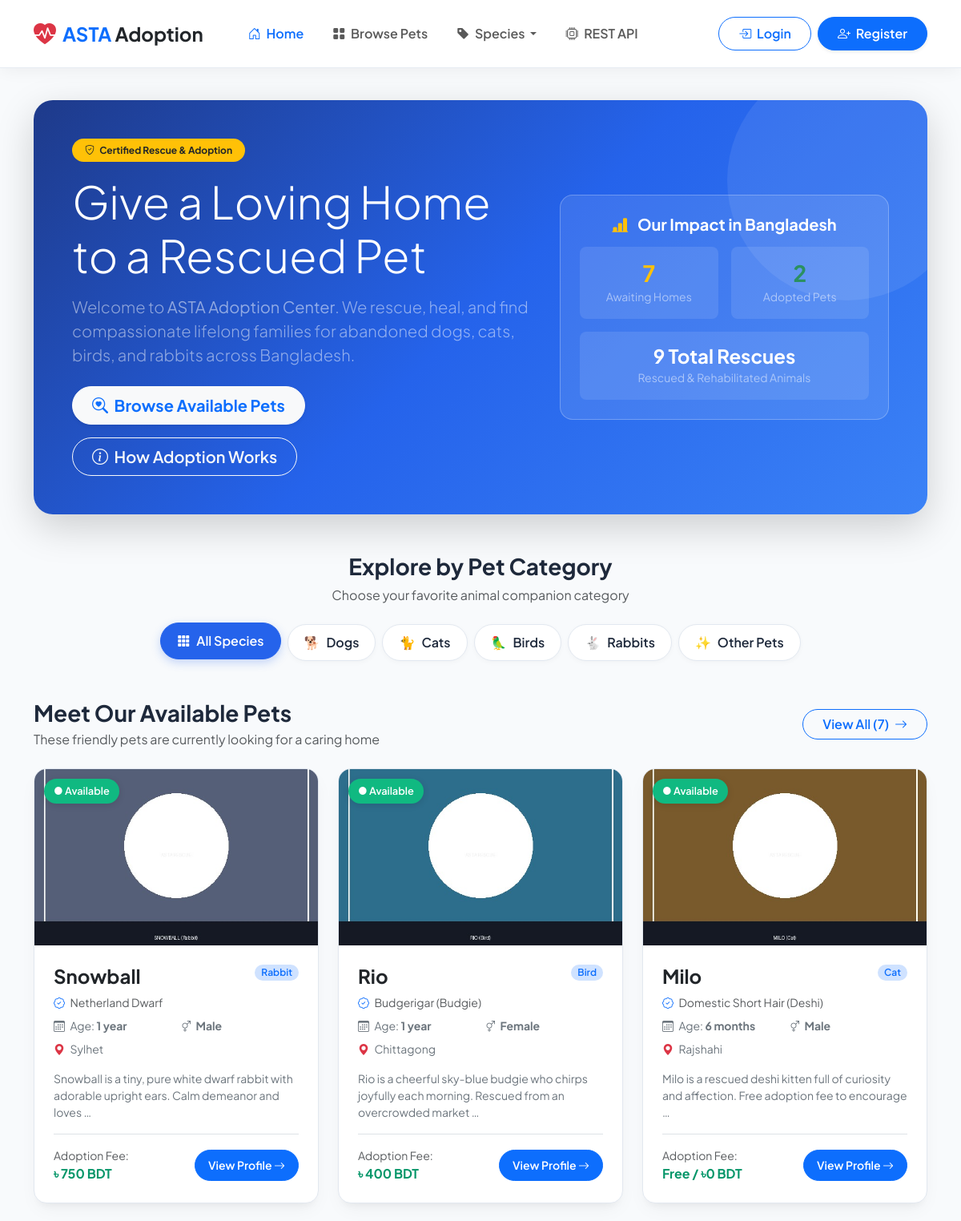
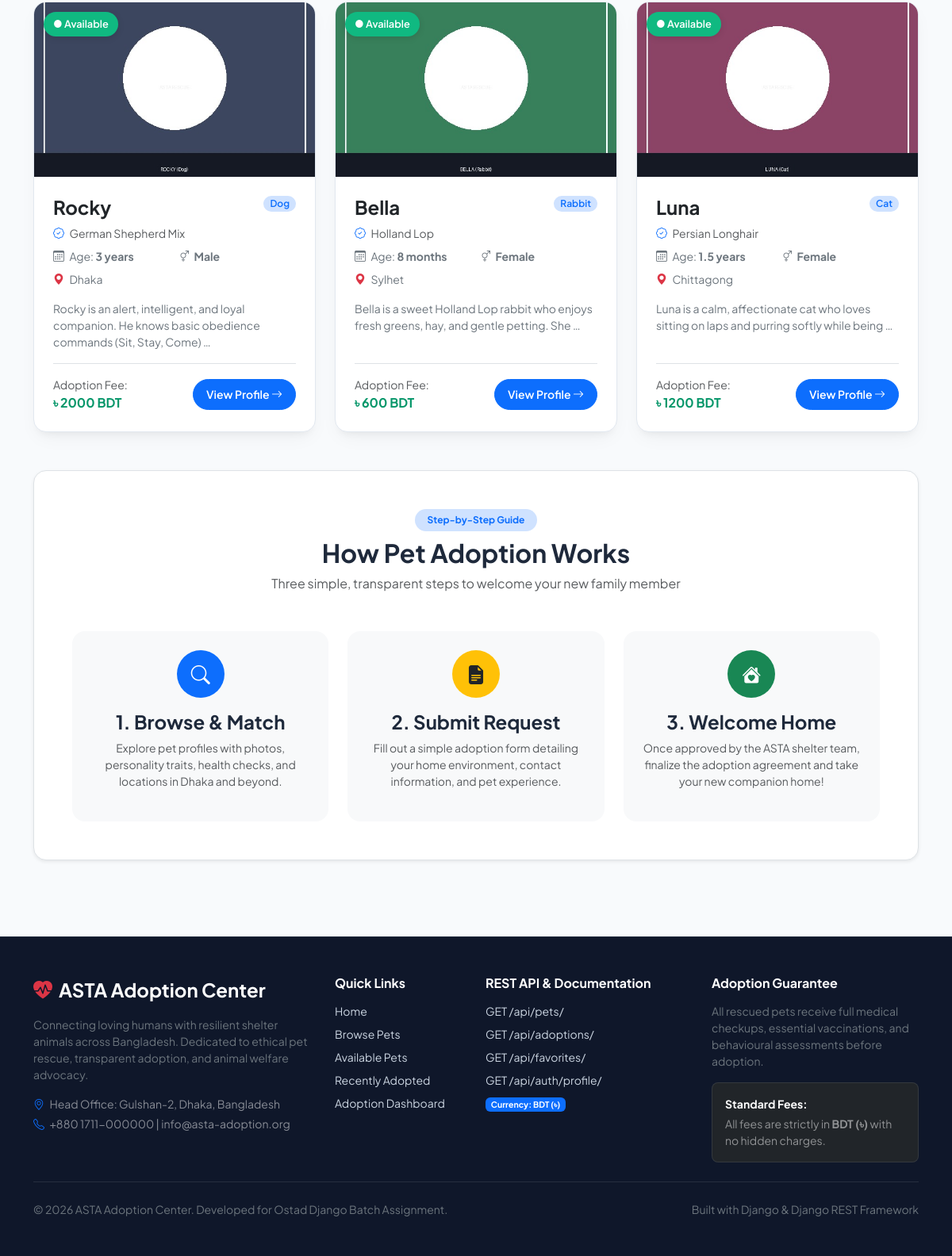
The page / on the database its author committed (2 pictures, top to bottom).
### pets/models.py (models this page shows, shortened)
class Pet(models.Model):
    ANIMAL_TYPE_CHOICES = [
        ('Dog', 'Dog'),
        ('Cat', 'Cat'),
        ('Bird', 'Bird'),
        ('Rabbit', 'Rabbit'),
        ('Other', 'Other'),
    ]
    GENDER_CHOICES = [
        ('Male', 'Male'),
        ('Female', 'Female'),
    ]
    STATUS_CHOICES = [
        ('Available', 'Available'),
        ('Adopted', 'Adopted'),
    ]
    name = models.CharField(max_length=100)
    animal_type = models.CharField(max_length=50, choices=ANIMAL_TYPE_CHOICES, default='Dog')
    breed = models.CharField(max_length=100)
    age = models.CharField(max_length=50, help_text="e.g. 2 years, 6 months")
    gender = models.CharField(max_length=10, choices=GENDER_CHOICES, default='Male')
    location = models.CharField(max_length=100, default='Dhaka')
    description = models.TextField()
    image = models.ImageField(upload_to='pets/', blank=True, null=True)
    status = models.CharField(max_length=20, choices=STATUS_CHOICES, default='Available')
    adoption_fee = models.DecimalField(
        max_digits=10,
        decimal_places=2,
        default=0.00,
        help_text="Adoption / Medical care fee in BDT"
    )
    created_at = models.DateTimeField(auto_now_add=True)
    updated_at = models.DateTimeField(auto_now=True)
    class Meta:
        ordering = ['-created_at']

### pets/views.py (the view)
# urls.py: path('', views.home_view, name='home'),
def home_view(request):
    featured_pets = Pet.objects.filter(status='Available')[:6]
    total_available = Pet.objects.filter(status='Available').count()
    total_adopted = Pet.objects.filter(status='Adopted').count()
    total_rescues = Pet.objects.count()
    context = {
        'featured_pets': featured_pets,
        'total_available': total_available,
        'total_adopted': total_adopted,
        'total_rescues': total_rescues,
    }
    return render(request, 'pets/home.html', context)

### templates/pets/home.html (shortened to what this page needs)
{% extends 'base.html' %}
{% block content %}
<div class="container py-4">
  <div class="p-5 mb-5 hero-banner shadow-lg">
    <div class="row align-items-center">
      <div class="col-lg-7">
        <span class="badge bg-warning text-dark px-3 py-2 rounded-pill fw-bold mb-3">
          <i class="bi bi-shield-check me-1"></i> Certified Rescue & Adoption
        </span>
        <h1 class="display-4 fw-extrabold mb-3 text-white">
          Give a Loving Home to a Rescued Pet
        </h1>
        <p class="lead mb-4 text-white-50">
          Welcome to <strong>{{ SITE_NAME }}</strong>. We rescue, heal, and find compassionate lifelong families for abandoned dogs, cats, birds, and rabbits across Bangladesh.
        </p>
        <div class="d-flex flex-wrap gap-3">
          <a href="{% url 'pet_list' %}" class="btn btn-light text-primary btn-lg rounded-pill fw-bold px-4 shadow-sm">
            <i class="bi bi-search-heart me-1"></i> Browse Available Pets
          </a>
          <a href="#how-it-works" class="btn btn-outline-light btn-lg rounded-pill fw-semibold px-4">
            <i class="bi bi-info-circle me-1"></i> How Adoption Works
          </a>
        </div>
      </div>
      <div class="col-lg-5 text-center mt-4 mt-lg-0">
        <div class="p-4 bg-white bg-opacity-10 rounded-4 border border-white border-opacity-25 backdrop-blur">
          <h5 class="text-white fw-bold mb-3">
            <i class="bi bi-bar-chart-line-fill text-warning me-2"></i> Our Impact in Bangladesh
          </h5>
          <div class="row g-3">
            <div class="col-6">
              <div class="p-3 bg-white bg-opacity-10 rounded-3">
                <h3 class="fw-bold text-warning mb-0">{{ total_available }}</h3>
                <small class="text-white-50">Awaiting Homes</small>
              </div>
            </div>
            <div class="col-6">
              <div class="p-3 bg-white bg-opacity-10 rounded-3">
                <h3 class="fw-bold text-success mb-0">{{ total_adopted }}</h3>
                <small class="text-white-50">Adopted Pets</small>
              </div>
            </div>
            <div class="col-12">
              <div class="p-3 bg-white bg-opacity-10 rounded-3">
                <h4 class="fw-bold text-white mb-0">{{ total_rescues }} Total Rescues</h4>
                <small class="text-white-50">Rescued & Rehabilitated Animals</small>
              </div>
            </div>
          </div>
        </div>
      </div>
    </div>
  </div>
  <div class="mb-5 text-center">
    <h3 class="fw-bold mb-2">Explore by Pet Category</h3>
    <p class="text-muted mb-4">Choose your favorite animal companion category</p>
    <div class="d-flex flex-wrap justify-content-center gap-2">
      <a href="{% url 'pet_list' %}" class="category-pill active">
        <i class="bi bi-grid-3x3-gap-fill"></i> All Species
      </a>
      <a href="{% url 'pet_list' %}?animal_type=Dog" class="category-pill">
        <span>🐕</span> Dogs
      </a>
      <a href="{% url 'pet_list' %}?animal_type=Cat" class="category-pill">
        <span>🐈</span> Cats
      </a>
      <a href="{% url 'pet_list' %}?animal_type=Bird" class="category-pill">
        <span>🦜</span> Birds
      </a>
      <a href="{% url 'pet_list' %}?animal_type=Rabbit" class="category-pill">
        <span>🐇</span> Rabbits
      </a>
      <a href="{% url 'pet_list' %}?animal_type=Other" class="category-pill">
        <span>✨</span> Other Pets
      </a>
    </div>
  </div>
  <div class="mb-5">
    <div class="d-flex justify-content-between align-items-center mb-4">
      <div>
        <h3 class="fw-bold mb-1">Meet Our Available Pets</h3>
        <p class="text-muted mb-0">These friendly pets are currently looking for a caring home</p>
      </div>
      <a href="{% url 'pet_list' %}?status=Available" class="btn btn-outline-primary rounded-pill fw-semibold px-4">
        View All ({{ total_available }}) <i class="bi bi-arrow-right ms-1"></i>
      </a>
    </div>
    <div class="row g-4">
      {% for pet in featured_pets %}
        <div class="col-md-6 col-lg-4">
          <div class="pet-card">
            <div class="pet-card-img-wrapper">
              <span class="pet-card-badge {% if pet.status == 'Available' %}badge-available{% else %}badge-adopted{% endif %}">
                {% if pet.status == 'Available' %}● Available{% else %}✓ Adopted{% endif %}
              </span>
              {% if pet.image %}
                <img src="{{ pet.image.url }}" alt="{{ pet.name }}" class="pet-card-img">
              {% else %}
                <div class="w-100 h-100 d-flex align-items-center justify-content-center bg-light text-muted">
                  <i class="bi bi-image fs-1"></i>
                </div>
              {% endif %}
            </div>
            <div class="p-4 d-flex flex-column flex-grow-1">
              <div class="d-flex justify-content-between align-items-start mb-2">
                <h4 class="fw-bold mb-0 text-dark">{{ pet.name }}</h4>
                <span class="badge bg-primary-subtle text-primary fw-semibold px-2 py-1 rounded-pill">
                  {{ pet.animal_type }}
                </span>
              </div>
              <p class="text-muted small mb-2"><i class="bi bi-patch-check text-primary me-1"></i> {{ pet.breed }}</p>
              <div class="row g-2 mb-3 small text-secondary">
                <div class="col-6">
                  <i class="bi bi-calendar3 me-1"></i> Age: <strong>{{ pet.age }}</strong>
                </div>
                <div class="col-6">
                  <i class="bi bi-gender-ambiguous me-1"></i> <strong>{{ pet.gender }}</strong>
                </div>
                <div class="col-12">
                  <i class="bi bi-geo-alt-fill text-danger me-1"></i> {{ pet.location }}
                </div>
              </div>
              <p class="text-secondary small mb-3 flex-grow-1 text-truncate-2">
                {{ pet.description|truncatewords:16 }}
              </p>
              <div class="pt-3 border-top d-flex justify-content-between align-items-center">
                <div>
                  <small class="text-muted d-block">Adoption Fee:</small>
                  <strong class="currency-tag">
                    {% if pet.adoption_fee > 0 %}
                      ৳ {{ pet.adoption_fee|floatformat:0 }} {{ CURRENCY }}
                    {% else %}
                      Free / ৳0 {{ CURRENCY }}
                    {% endif %}
                  </strong>
                </div>
                <a href="{% url 'pet_detail' pet.pk %}" class="btn btn-sm btn-primary rounded-pill px-3 py-2 fw-semibold">
                  View Profile <i class="bi bi-arrow-right"></i>
                </a>
              </div>
            </div>
          </div>
        </div>
      {% endfor %}
    </div>
  </div>
  <div id="how-it-works" class="py-5 my-4 bg-white rounded-4 border p-4 p-lg-5 shadow-sm">
    <div class="text-center mb-5">
      <span class="badge bg-primary-subtle text-primary px-3 py-2 rounded-pill fw-bold mb-2">Step-by-Step Guide</span>
      <h2 class="fw-bold">How Pet Adoption Works</h2>
      <p class="text-muted">Three simple, transparent steps to welcome your new family member</p>
    </div>
    <div class="row g-4 text-center">
      <div class="col-md-4">
        <div class="p-4 rounded-4 bg-light h-100">
          <div class="bg-primary text-white rounded-circle d-inline-flex align-items-center justify-content-center mb-3" style="width: 60px; height: 60px;">
            <i class="bi bi-search fs-4"></i>
          </div>
          <h4 class="fw-bold mb-2">1. Browse & Match</h4>
          <p class="text-muted small">
            Explore pet profiles with photos, personality traits, health checks, and locations in Dhaka and beyond.
          </p>
        </div>
      </div>
      <div class="col-md-4">
        <div class="p-4 rounded-4 bg-light h-100">
          <div class="bg-warning text-dark rounded-circle d-inline-flex align-items-center justify-content-center mb-3" style="width: 60px; height: 60px;">
            <i class="bi bi-file-earmark-text-fill fs-4"></i>
          </div>
          <h4 class="fw-bold mb-2">2. Submit Request</h4>
          <p class="text-muted small">
            Fill out a simple adoption form detailing your home environment, contact information, and pet experience.
          </p>
        </div>
      </div>
      <div class="col-md-4">
        <div class="p-4 rounded-4 bg-light h-100">
          <div class="bg-success text-white rounded-circle d-inline-flex align-items-center justify-content-center mb-3" style="width: 60px; height: 60px;">
            <i class="bi bi-house-heart-fill fs-4"></i>
          </div>
          <h4 class="fw-bold mb-2">3. Welcome Home</h4>
          <p class="text-muted small">
            Once approved by the ASTA shelter team, finalize the adoption agreement and take your new companion home!
          </p>
        </div>
      </div>
    </div>
  </div>
</div>
{% endblock %}

### rows shown on the page
Pet: status "● Available", image (picture), name "Snowball", animal_type "Rabbit", breed "Netherland Dwarf", age "1 year", gender "Male", location "Sylhet", description "Snowball is a tiny, pure white dwarf rabbit with adorable upright ears. Calm demeanor and loves …", adoption_fee "750", CURRENCY "BDT"
Pet: status "● Available", image (picture), name "Rio", animal_type "Bird", breed "Budgerigar (Budgie)", age "1 year", gender "Female", location "Chittagong", description "Rio is a cheerful sky-blue budgie who chirps joyfully each morning. Rescued from an overcrowded market …", adoption_fee "400", CURRENCY "BDT"
Pet: status "● Available", image (picture), name "Milo", animal_type "Cat", breed "Domestic Short Hair (Deshi)", age "6 months", gender "Male", location "Rajshahi", description "Milo is a rescued deshi kitten full of curiosity and affection. Free adoption fee to encourage …", CURRENCY "BDT"
Pet: status "● Available", image (picture), name "Rocky", animal_type "Dog", breed "German Shepherd Mix", age "3 years", gender "Male", location "Dhaka", description "Rocky is an alert, intelligent, and loyal companion. He knows basic obedience commands (Sit, Stay, Come) …", adoption_fee "2000", CURRENCY "BDT"
Pet: status "● Available", image (picture), name "Bella", animal_type "Rabbit", breed "Holland Lop", age "8 months", gender "Female", location "Sylhet", description "Bella is a sweet Holland Lop rabbit who enjoys fresh greens, hay, and gentle petting. She …", adoption_fee "600", CURRENCY "BDT"
Pet: status "● Available", image (picture), name "Luna", animal_type "Cat", breed "Persian Longhair", age "1.5 years", gender "Female", location "Chittagong", description "Luna is a calm, affectionate cat who loves sitting on laps and purring softly while being …", adoption_fee "1200", CURRENCY "BDT"

### other values the page prints
{{ SITE_NAME }} "ASTA Adoption Center"
{{ total_available }} "7"
{{ total_adopted }} "2"
{{ total_rescues }} "9"
